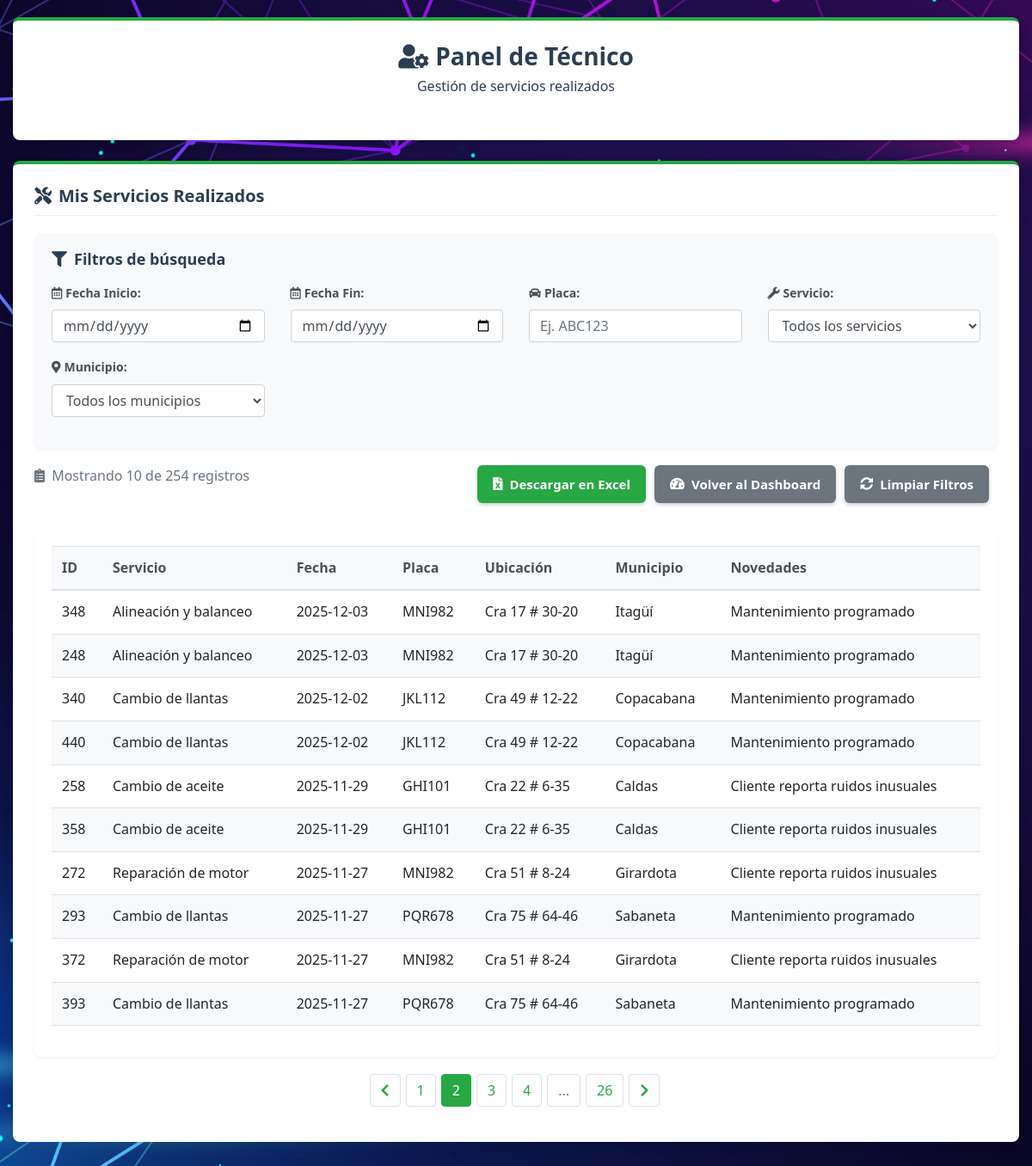
The app's page /consulta_general_tecnico.php?pagina=2 (signed in) with its own data.
### tables this page shows
CREATE TABLE `servicios_realizados` (
  `Servicio_Realizado_id` int(11) NOT NULL,
  `Cedula_Empleado_id_Servicios_Realizados` int(11) DEFAULT NULL,
  `Vehiculo_id_Servicios_Realizados` varchar(20) DEFAULT NULL,
  `Servicio_id_Servicios_Realizados` int(11) DEFAULT NULL,
  `Fecha` date DEFAULT NULL,
  `municipio` int(11) DEFAULT 11,
  `Ubicación` varchar(255) DEFAULT NULL,
  `Novedades` text DEFAULT NULL,
  `Fotos` text DEFAULT NULL,
  `Detalle_Servicio` text DEFAULT NULL,
  `Custodia_Servicio` text DEFAULT NULL,
  `Facturación_Separada` tinyint(1) DEFAULT NULL
);

CREATE TABLE `servicios` (
  `Servicio_id` int(11) NOT NULL,
  `Nombre_Servicio` varchar(100) NOT NULL,
  `Descripción` varchar(255) DEFAULT NULL
);

CREATE TABLE `municipios` (
  `id` int(11) NOT NULL,
  `nombre` varchar(100) NOT NULL
);

### consulta_general_tecnico.php (the view, shortened to what this page needs)
<?php
$cedula_tecnico = $_SESSION['cedula'];
$host = "localhost";
$user = "root";
$password = "";
$database = "vial_servi";
$conn = new mysqli($host, $user, $password, $database);
$filtro_inicio   = isset($_GET['fecha_inicio']) ? $_GET['fecha_inicio'] : '';
$filtro_fin      = isset($_GET['fecha_fin']) ? $_GET['fecha_fin'] : '';
$filtro_placa    = isset($_GET['placa']) ? $_GET['placa'] : '';
$filtro_servicio = isset($_GET['servicio']) ? $_GET['servicio'] : '';
$filtro_municipio= isset($_GET['municipio']) ? $_GET['municipio'] : '';
$registros_por_pagina = 10;
$pagina_actual = isset($_GET['pagina']) ? intval($_GET['pagina']) : 1;
$offset = ($pagina_actual - 1) * $registros_por_pagina;
$sql_count = "
    SELECT COUNT(*) as total
    FROM servicios_realizados sr
    LEFT JOIN servicios s ON sr.Servicio_id_Servicios_Realizados = s.Servicio_id
    LEFT JOIN municipios m ON sr.municipio = m.id
    WHERE sr.Cedula_Empleado_id_Servicios_Realizados = ?
";
$sql = "
    SELECT
        sr.Servicio_Realizado_id,
        s.Nombre_Servicio,
        s.Descripción,
        sr.Fecha,
        sr.Ubicación,
        m.nombre AS Municipio,
        sr.Vehiculo_id_Servicios_Realizados AS Placa,
        sr.Novedades,
        sr.Detalle_Servicio,
        sr.Custodia_Servicio
    FROM servicios_realizados sr
    LEFT JOIN servicios s ON sr.Servicio_id_Servicios_Realizados = s.Servicio_id
    LEFT JOIN municipios m ON sr.municipio = m.id
    WHERE sr.Cedula_Empleado_id_Servicios_Realizados = ?
";
$params = [$cedula_tecnico];
$param_types = "i";
$stmt_count = $conn->prepare($sql_count);
$stmt_count->bind_param($param_types, ...$params);
$stmt_count->execute();
$result_count = $stmt_count->get_result();
$row_count = $result_count->fetch_assoc();
$total_registros = $row_count['total'];
$total_paginas = ceil($total_registros / $registros_por_pagina);
$sql .= " ORDER BY sr.Fecha DESC LIMIT ? OFFSET ?";
$params[] = $registros_por_pagina;
$params[] = $offset;
$param_types .= "ii";
$stmt = $conn->prepare($sql);
$stmt->bind_param($param_types, ...$params);
$stmt->execute();
$result = $stmt->get_result();
function construirUrlPaginacion($pagina) {
    $url = $_SERVER['PHP_SELF'] . '?pagina=' . $pagina;
    return $url;
}
?>
<!DOCTYPE html>
<html lang="es">
<head>
    <link rel="stylesheet" href="https://cdnjs.cloudflare.com/ajax/libs/bootstrap/4.6.2/css/bootstrap.min.css">
    <link rel="stylesheet" href="https://cdnjs.cloudflare.com/ajax/libs/font-awesome/5.15.4/css/all.min.css">
</head>
<body>
    <div class="container">
        <div class="dashboard-card mb-4">
            <div class="dashboard-header text-center">
                <h1 class="dashboard-title" style="color: var(--secondary-color); text-shadow: none;">
                    <i class="fas fa-user-cog mr-2"></i>Panel de Técnico
                </h1>
                <p class="dashboard-subtitle" style="color: var(--secondary-color); text-shadow: none;">
                    Gestión de servicios realizados
                </p>
            </div>
        </div>
        <div class="dashboard-card">
            <h5 class="card-title">
                <i class="fas fa-tools mr-2"></i>Mis Servicios Realizados
            </h5>
            <div class="filter-container">
                <h6 class="filter-title"><i class="fas fa-filter mr-2"></i>Filtros de búsqueda</h6>
                <form class="form" action="" method="GET" id="filterForm">
                    <div class="row">
                        <div class="col-md-3 col-sm-6">
                            <div class="form-group">
                                <label for="fecha_inicio"><i class="far fa-calendar-alt mr-1"></i>Fecha Inicio:</label>
                                <input  data-no-warning type="date" id="fecha_inicio" name="fecha_inicio" value="<?= htmlspecialchars(isset($_GET['fecha_inicio']) ? $_GET['fecha_inicio'] : ''); ?>" class="form-control auto-submit">
                            </div>
                        </div>
                        <div class="col-md-3 col-sm-6">
                            <div class="form-group">
                                <label for="fecha_fin"><i class="far fa-calendar-alt mr-1"></i>Fecha Fin:</label>
                                <input  data-no-warning type="date" id="fecha_fin" name="fecha_fin" value="<?= htmlspecialchars(isset($_GET['fecha_fin']) ? $_GET['fecha_fin'] : ''); ?>" class="form-control auto-submit">
                            </div>
                        </div>
                        <div class="col-md-3 col-sm-6">
                            <div class="form-group">
                                <label for="placa"><i class="fas fa-car mr-1"></i>Placa:</label>
                                <input  data-no-warning type="text" id="placa" name="placa" value="<?= htmlspecialchars($filtro_placa); ?>" placeholder="Ej. ABC123" class="form-control auto-submit">
                            </div>
                        </div>
                        <div class="col-md-3 col-sm-6">
                            <div class="form-group">
                                <label for="servicio"><i class="fas fa-wrench mr-1"></i>Servicio:</label>
                                <select  data-no-warning name="servicio" id="servicio" class="form-control auto-submit">
                                    <option value="">Todos los servicios</option>
                                </select>
                            </div>
                        </div>
                        <div class="col-md-3 col-sm-6">
                            <div class="form-group">
                                <label for="municipio"><i class="fas fa-map-marker-alt mr-1"></i>Municipio:</label>
                                <select  data-no-warning name="municipio" id="municipio" class="form-control auto-submit">
                                    <option value="">Todos los municipios</option>
                                </select>
                            </div>
                        </div>
                    </div>
                </form>
            </div>
            <div class="actions-bar">
                <div>
                    <?php if ($total_registros > 0): ?>
                    <span class="text-muted">
                        <i class="fas fa-clipboard-list mr-1"></i> Mostrando <?= min($registros_por_pagina, $result->num_rows) ?> de <?= $total_registros ?> registros
                    </span>
                    <?php endif; ?>
                </div>
                <div class="btn-group">
                    <a  data-no-warning href="?export=excel<?= (!empty($filtro_inicio) ? '&fecha_inicio=' . $filtro_inicio : '') ?><?= (!empty($filtro_fin) ? '&fecha_fin=' . $filtro_fin : '') ?><?= (!empty($filtro_placa) ? '&placa=' . $filtro_placa : '') ?><?= (!empty($filtro_servicio) ? '&servicio=' . $filtro_servicio : '') ?><?= (!empty($filtro_municipio) ? '&municipio=' . $filtro_municipio : '') ?>" class="dashboard-btn">
                        <i class="fas fa-file-excel"></i> Descargar en Excel
                    </a>
                    <a  data-no-warning href="dashboard.php" class="dashboard-btn dashboard-btn-secondary">
                        <i class="fas fa-tachometer-alt"></i> Volver al Dashboard
                    </a>
                    <a  data-no-warning href="consulta_general_tecnico.php" class="dashboard-btn dashboard-btn-secondary">
                        <i class="fas fa-sync-alt"></i> Limpiar Filtros
                    </a>
                </div>
            </div>
            <div class="table-container table-responsive">
                <?php
                if ($result->num_rows > 0) {
                    echo "<table class='table table-hover'>";
                    echo "<thead><tr>
                            <th>ID</th>
                            <th>Servicio</th>
                            <th>Fecha</th>
                            <th>Placa</th>
                            <th>Ubicación</th>
                            <th>Municipio</th>
                            <th>Novedades</th>
                            </tr></thead><tbody>";
                    while ($row = $result->fetch_assoc()) {
                        echo "<tr>
                                <td>" . htmlspecialchars($row['Servicio_Realizado_id']) . "</td>
                                <td>" . htmlspecialchars($row['Nombre_Servicio']) . "</td>
                                <td>" . htmlspecialchars($row['Fecha']) . "</td>
                                <td>" . htmlspecialchars($row['Placa']) . "</td>
                                <td>" . htmlspecialchars($row['Ubicación']) . "</td>
                                <td>" . htmlspecialchars($row['Municipio']) . "</td>
                                <td>" . htmlspecialchars($row['Novedades']) . "</td>
                              </tr>";
                    }
                    echo "</tbody></table>";
                } else {
                    echo "<div class='no-results'>
                            <i class='fas fa-search fa-3x mb-3'></i>
                            <p>No se encontraron servicios realizados con los filtros aplicados.</p>
                            <a href='consulta_general_tecnico.php' class='btn btn-outline-secondary mt-3'><i class='fas fa-sync-alt mr-2'></i>Limpiar filtros</a>
                          </div>";
                }
                ?>
            </div>
            <?php if ($total_paginas > 1): ?>
            <nav aria-label="Navegación de páginas">
                <ul class="pagination">
                    <li class="page-item <?= ($pagina_actual <= 1) ? 'disabled' : '' ?>">
                        <a class="page-link" href="<?= construirUrlPaginacion($pagina_actual - 1) ?>">
                            <i class="fas fa-chevron-left"></i>
                        </a>
                    </li>
                    <?php
                    $rango = 2;
                    $inicio_rango = max(1, $pagina_actual - $rango);
                    $fin_rango = min($total_paginas, $pagina_actual + $rango);
                    for ($i = $inicio_rango; $i <= $fin_rango; $i++) {
                        echo '<li class="page-item ' . ($i == $pagina_actual ? 'active' : '') . '">
                                <a class="page-link" href="' . construirUrlPaginacion($i) . '">' . $i . '</a>
                              </li>';
                    }
                    if ($fin_rango < $total_paginas) {
                        if ($fin_rango < $total_paginas - 1) {
                            echo '<li class="page-item disabled"><a class="page-link">...</a></li>';
                        }
                        echo '<li class="page-item"><a class="page-link" href="' . construirUrlPaginacion($total_paginas) . '">' . $total_paginas . '</a></li>';
                    }
                    ?>
                    <li class="page-item <?= ($pagina_actual >= $total_paginas) ? 'disabled' : '' ?>">
                        <a class="page-link" href="<?= construirUrlPaginacion($pagina_actual + 1) ?>">
                            <i class="fas fa-chevron-right"></i>
                        </a>
                    </li>
                </ul>
            </nav>
            <?php endif; ?>
        </div>
    </div>
</body>
</html>

### consulta_general_tecnico.php (style rules this page uses)
:root { --primary-color: #28a745; --secondary-color: #2c3e50; --text-color: #333; --light-text: #ffffff; --card-bg: #fff; --border-radius: 8px; --box-shadow: 0 4px 12px rgba(0,0,0,0.1); }
body { font-family: 'Segoe UI', Tahoma, Geneva, Verdana, sans-serif; background-image: url('Imagenes/Administrador.jpg'); background-size: cover; background-attachment: fixed; background-position: center; color: var(--text-color); line-height: 1.6; min-height: 100vh; padding-top: 20px; padding-bottom: 40px; }
.container { max-width: 1200px; margin: 0 auto; }
.dashboard-header { margin-bottom: 25px; position: relative; }
.dashboard-title { font-size: 28px; font-weight: 700; color: #fff; text-shadow: 1px 1px 3px rgba(0,0,0,0.8); margin-bottom: 5px; }
.dashboard-subtitle { font-size: 16px; color: #fff; text-shadow: 1px 1px 2px rgba(0,0,0,0.8); }
.dashboard-card { background-color: var(--card-bg); border-radius: var(--border-radius); box-shadow: var(--box-shadow); padding: 25px; margin-bottom: 25px; border-top: 4px solid var(--primary-color); }
.card-title { font-size: 20px; font-weight: 600; margin-bottom: 20px; padding-bottom: 10px; border-bottom: 1px solid #eee; color: var(--secondary-color); }
.dashboard-btn { display: inline-flex; align-items: center; gap: 8px; padding: 10px 18px; background-color: var(--primary-color); color: white; border-radius: 6px; cursor: pointer; text-decoration: none; display: inline-flex; align-items: center; gap: 8px; font-size: 15px; font-weight: 600; transition: all 0.3s ease; margin-right: 10px; box-shadow: 0 2px 4px rgba(0, 0, 0, 0.2); }
.dashboard-btn-secondary { background-color: #6c757d; }
.filter-container { background-color: #f8f9fa; border-radius: 8px; padding: 20px; margin-bottom: 20px; box-shadow: 0 2px 4px rgba(0,0,0,0.05); }
.filter-title { font-size: 18px; font-weight: 600; margin-bottom: 15px; color: var(--secondary-color); }
.form-group label { font-weight: 600; font-size: 14px; color: #495057; }
.table-container { background-color: #fff; border-radius: 8px; padding: 20px; box-shadow: 0 2px 4px rgba(0,0,0,0.05); }
table { width: 100%; border-collapse: collapse; }
th { background-color: #f8f9fa; color: #495057; font-weight: 600; text-align: left; padding: 12px 15px; border-bottom: 2px solid #dee2e6; }
td { padding: 12px 15px; border-bottom: 1px solid #dee2e6; vertical-align: middle; }
tr:nth-child(even) { background-color: #f8f9fa; }
.pagination { justify-content: center; margin-top: 20px; }
.page-link { color: var(--primary-color); border-radius: 4px; margin: 0 3px; }
.page-item.active .page-link { background-color: var(--primary-color); border-color: var(--primary-color); }
.actions-bar { display: flex; justify-content: space-between; margin-bottom: 20px; flex-wrap: wrap; }
.actions-bar .btn-group { margin-bottom: 10px; }

### records on screen
servicios_realizados: Servicio_Realizado_id "348", Servicio_id_Servicios_Realizados.Nombre_Servicio "Alineación y balanceo", Fecha "2025-12-03", Vehiculo_id_Servicios_Realizados "MNI982", Ubicación "Cra 17 # 30-20", municipio.nombre "Itagüí", Novedades "Mantenimiento programado"
servicios_realizados: Servicio_Realizado_id "248", Servicio_id_Servicios_Realizados.Nombre_Servicio "Alineación y balanceo", Fecha "2025-12-03", Vehiculo_id_Servicios_Realizados "MNI982", Ubicación "Cra 17 # 30-20", municipio.nombre "Itagüí", Novedades "Mantenimiento programado"
servicios_realizados: Servicio_Realizado_id "340", Servicio_id_Servicios_Realizados.Nombre_Servicio "Cambio de llantas", Fecha "2025-12-02", Vehiculo_id_Servicios_Realizados "JKL112", Ubicación "Cra 49 # 12-22", municipio.nombre "Copacabana", Novedades "Mantenimiento programado"
servicios_realizados: Servicio_Realizado_id "440", Servicio_id_Servicios_Realizados.Nombre_Servicio "Cambio de llantas", Fecha "2025-12-02", Vehiculo_id_Servicios_Realizados "JKL112", Ubicación "Cra 49 # 12-22", municipio.nombre "Copacabana", Novedades "Mantenimiento programado"
servicios_realizados: Servicio_Realizado_id "258", Servicio_id_Servicios_Realizados.Nombre_Servicio "Cambio de aceite", Fecha "2025-11-29", Vehiculo_id_Servicios_Realizados "GHI101", Ubicación "Cra 22 # 6-35", municipio.nombre "Caldas", Novedades "Cliente reporta ruidos inusuales"
servicios_realizados: Servicio_Realizado_id "358", Servicio_id_Servicios_Realizados.Nombre_Servicio "Cambio de aceite", Fecha "2025-11-29", Vehiculo_id_Servicios_Realizados "GHI101", Ubicación "Cra 22 # 6-35", municipio.nombre "Caldas", Novedades "Cliente reporta ruidos inusuales"
servicios_realizados: Servicio_Realizado_id "272", Servicio_id_Servicios_Realizados.Nombre_Servicio "Reparación de motor", Fecha "2025-11-27", Vehiculo_id_Servicios_Realizados "MNI982", Ubicación "Cra 51 # 8-24", municipio.nombre "Girardota", Novedades "Cliente reporta ruidos inusuales"
servicios_realizados: Servicio_Realizado_id "293", Servicio_id_Servicios_Realizados.Nombre_Servicio "Cambio de llantas", Fecha "2025-11-27", Vehiculo_id_Servicios_Realizados "PQR678", Ubicación "Cra 75 # 64-46", municipio.nombre "Sabaneta", Novedades "Mantenimiento programado"
servicios_realizados: Servicio_Realizado_id "372", Servicio_id_Servicios_Realizados.Nombre_Servicio "Reparación de motor", Fecha "2025-11-27", Vehiculo_id_Servicios_Realizados "MNI982", Ubicación "Cra 51 # 8-24", municipio.nombre "Girardota", Novedades "Cliente reporta ruidos inusuales"
servicios_realizados: Servicio_Realizado_id "393", Servicio_id_Servicios_Realizados.Nombre_Servicio "Cambio de llantas", Fecha "2025-11-27", Vehiculo_id_Servicios_Realizados "PQR678", Ubicación "Cra 75 # 64-46", municipio.nombre "Sabaneta", Novedades "Mantenimiento programado"

### other values on screen
min($registros_por_pagina, $result->num_rows) "10"
$total_registros "254"
$total_paginas "26"
